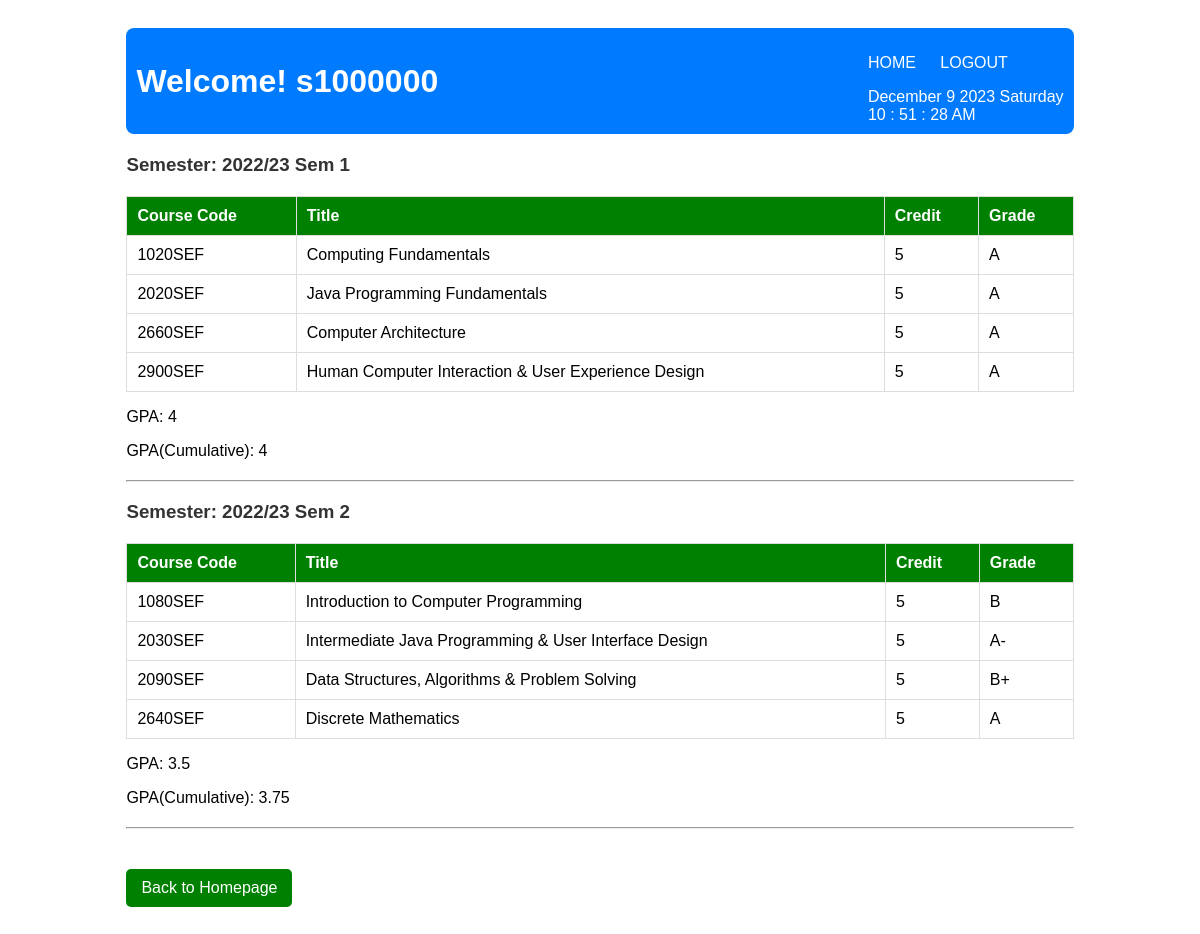
The page /Student/viewresult.php (signed in) on the database its author committed.
### tables this page shows
CREATE TABLE `EnrolledCourse` (
  `student_id` varchar(255) NOT NULL,
  `course_id` varchar(255) NOT NULL,
  `grade` varchar(3) DEFAULT 'N/A',
  `Semester` varchar(20) NOT NULL
);

CREATE TABLE `Course` (
  `course_id` varchar(255) NOT NULL,
  `course_name` varchar(255) DEFAULT NULL,
  `course_type` varchar(255) DEFAULT NULL,
  `credit` int(1) DEFAULT NULL,
  `lecturer` varchar(255) NOT NULL,
  `department` varchar(10) NOT NULL
);

### utils.php (called while the page is built, shortened)
<?php
function calculateGradePoint($grade) {
    $gradePoints = [
        'A' => 4.0,
        'A-' => 3.7,
        'B+' => 3.3,
        'B' => 3.0,
        'B-' => 2.7,
        'C+' => 2.3,
        'C' => 2.0,
        'F' => 0.0
    ];
    return isset($gradePoints[$grade]) ? $gradePoints[$grade] : 0;
}
?>

### Student/viewresult.php (the view, shortened to what this page needs)
<?php
    include "../db_conn.php";
    include "../utils.php";
    $userId = $_SESSION['Userid'];
    $currentSemester = "2023/24 Sem 1";
    $sql = "SELECT e.Semester, c.course_id, c.course_name, c.credit, e.grade
            FROM EnrolledCourse e
            JOIN Course c ON e.course_id = c.course_id
            WHERE e.student_id = '$userId' AND e.Semester != '$currentSemester'
            ORDER BY e.Semester ";
    $result = mysqli_query($conn, $sql);
    $semesterResults = [];
    while ($row = mysqli_fetch_assoc($result)) {
        $semesterResults[$row['Semester']][] = $row;
    }
?>
<!DOCTYPE html>
<html lang="en">
<head>
    <link rel="stylesheet" href="../css/globle-style.css" />
</head>
<body>
    <div class="container">
    <?php include_once('../navbar.php')?>
        <?php
            $totalAccumulatedCredits = 0;
            $totalAccumulatedPoints = 0;
            foreach ($semesterResults as $semester => $courses) {
                $semesterCredits = 0;
                $semesterPoints = 0;
                foreach ($courses as $course) {
                    $gradePoint = calculateGradePoint($course['grade']);
                    $semesterCredits += $course['credit'];
                    $semesterPoints += ($gradePoint * $course['credit']);
                }
                $totalAccumulatedCredits += $semesterCredits;
                $totalAccumulatedPoints += $semesterPoints;
                $semesterGPA = $semesterCredits > 0 ? $semesterPoints/$semesterCredits : 0;
                $cumulativeCGPA = $totalAccumulatedCredits > 0 ? $totalAccumulatedPoints / $totalAccumulatedCredits : 0;
        ?>
            <h3><?php echo "Semester: " . htmlspecialchars($semester); ?></h3>
            <table>
                <tr>
                    <th>Course Code</th>
                    <th>Title</th>
                    <th>Credit</th>
                    <th>Grade</th>
                </tr>
                <?php foreach ($courses as $course): ?>
                    <tr>
                        <td><?php echo htmlspecialchars($course['course_id']); ?></td>
                        <td><?php echo htmlspecialchars($course['course_name']); ?></td>
                        <td><?php echo htmlspecialchars($course['credit']); ?></td>
                        <td><?php echo htmlspecialchars($course['grade']); ?></td>
                    </tr>
                <?php endforeach; ?>
            </table>
            <?php
            echo "<p>GPA: " . round($semesterGPA, 2) . "</p>";
            echo "<p>GPA(Cumulative): " . round($cumulativeCGPA, 2) . "</p>";
            echo "<hr>";
        }
        ?>
        <div style="margin-top: 20px;">
            <a href="homepage.php" class="button">Back to Homepage</a>
        </div>
    </div>
</body>
</html>

### css/globle-style.css (style rules this page uses)
body { font-family: Arial, sans-serif; background-color: rgba(255, 255, 255, 0.638); }
.container { width: 80%; margin: auto; overflow: hidden; padding: 20px; }
table { width: 100%; margin-top: 20px; border-collapse: collapse; }
table, th, td { border: 1px solid #ddd; }
th, td { padding: 10px; text-align: left; }
th { background-color: green; color: white; }
.button { display: inline-block; background-color: green; color: white; padding: 10px 15px; margin-top: 20px; text-decoration: none; border-radius: 5px; }
hr { margin-top: 20px; }
h2, h3 { color: #333; }

### rows shown on the page
enrolledcourse: course.course_id "1020SEF", course.course_name "Computing Fundamentals", course.credit "5", grade "A"
enrolledcourse: course.course_id "2020SEF", course.course_name "Java Programming Fundamentals", course.credit "5", grade "A"
enrolledcourse: course.course_id "2660SEF", course.course_name "Computer Architecture", course.credit "5", grade "A"
enrolledcourse: course.course_id "2900SEF", course.course_name "Human Computer Interaction & User Experience Design", course.credit "5", grade "A"
enrolledcourse: course.course_id "1080SEF", course.course_name "Introduction to Computer Programming", course.credit "5", grade "B"
enrolledcourse: course.course_id "2030SEF", course.course_name "Intermediate Java Programming & User Interface Design", course.credit "5", grade "A-"
enrolledcourse: course.course_id "2090SEF", course.course_name "Data Structures, Algorithms & Problem Solving", course.credit "5", grade "B+"
enrolledcourse: course.course_id "2640SEF", course.course_name "Discrete Mathematics", course.credit "5", grade "A"

### other values the page prints
$Userid "s1000000"
$semester "2022/23 Sem 1"
$semesterGPA "4"
$cumulativeCGPA "4"
$semester "2022/23 Sem 2"
$semesterGPA "3.5"
$cumulativeCGPA "3.75"
